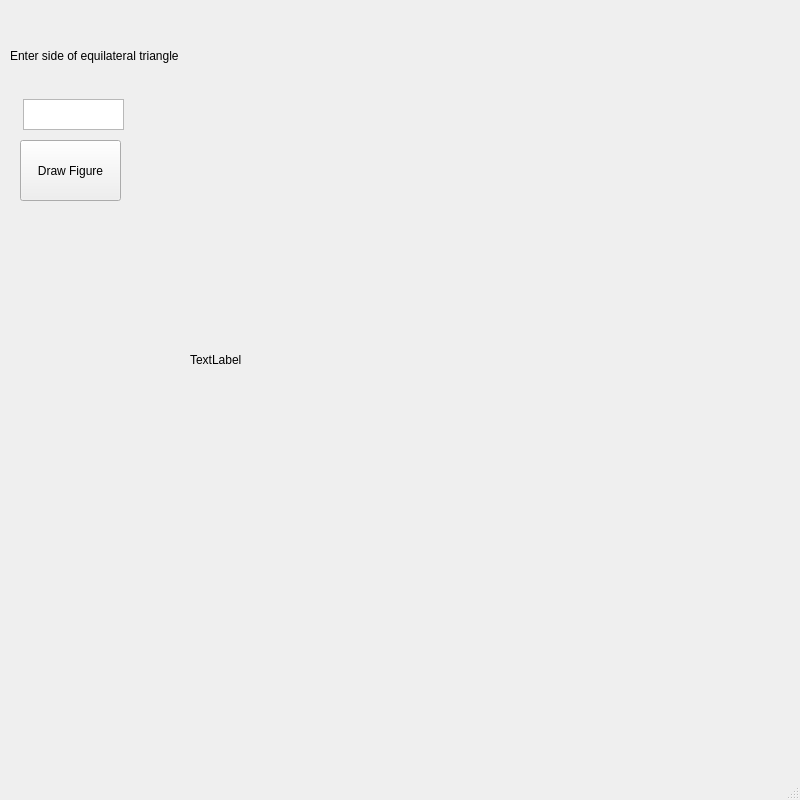
<?xml version="1.0" encoding="UTF-8"?>
<ui version="4.0">
 <class>MainWindow</class>
 <widget class="QMainWindow" name="MainWindow">
  <property name="geometry">
   <rect>
    <x>0</x>
    <y>0</y>
    <width>800</width>
    <height>800</height>
   </rect>
  </property>
  <property name="windowTitle">
   <string>MainWindow</string>
  </property>
  <widget class="QWidget" name="centralwidget">
   <widget class="QLabel" name="label_5">
    <property name="geometry">
     <rect>
      <x>190</x>
      <y>10</y>
      <width>700</width>
      <height>700</height>
     </rect>
    </property>
    <property name="text">
     <string>TextLabel</string>
    </property>
   </widget>
   <widget class="QPushButton" name="pushButton">
    <property name="geometry">
     <rect>
      <x>20</x>
      <y>140</y>
      <width>101</width>
      <height>61</height>
     </rect>
    </property>
    <property name="text">
     <string>Draw Figure</string>
    </property>
   </widget>
   <widget class="QTextEdit" name="textEdit">
    <property name="geometry">
     <rect>
      <x>23</x>
      <y>99</y>
      <width>101</width>
      <height>31</height>
     </rect>
    </property>
   </widget>
   <widget class="QLabel" name="label">
    <property name="geometry">
     <rect>
      <x>10</x>
      <y>40</y>
      <width>171</width>
      <height>31</height>
     </rect>
    </property>
    <property name="text">
     <string>Enter side of equilateral triangle</string>
    </property>
   </widget>
  </widget>
  <widget class="QMenuBar" name="menubar">
   <property name="geometry">
    <rect>
     <x>0</x>
     <y>0</y>
     <width>800</width>
     <height>21</height>
    </rect>
   </property>
  </widget>
  <widget class="QStatusBar" name="statusbar"/>
 </widget>
 <resources/>
 <connections/>
</ui>
